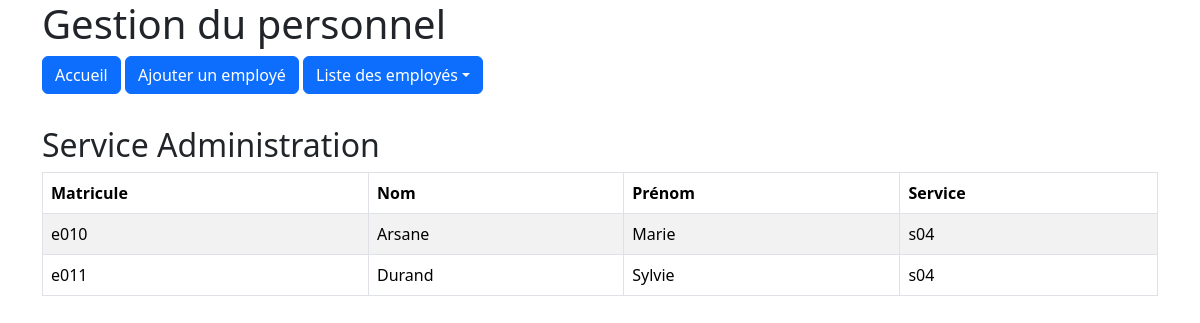
Page /empsce/index.php?service=s04&page=listeEmployes on the committed database.
### tables this page shows
CREATE TABLE `service` (
  `sce_code` char(3) NOT NULL,
  `sce_designation` varchar(50) DEFAULT NULL
);

CREATE TABLE `employe` (
  `emp_matricule` char(4) NOT NULL,
  `emp_nom` varchar(50) DEFAULT NULL,
  `emp_prenom` varchar(50) DEFAULT NULL,
  `emp_service` char(3) DEFAULT NULL
);

### empsce/controleurs/C_consulterEmployes.php (called while the page is built, shortened)
<?php
require_once "modeles/M_service.php";
require_once "modeles/M_employe.php";
class C_consulterEmployes
{
    private $data;
    private $modeleEmploye;
    private $modeleService;
    public function __construct()
    {
        $this->data = array();
        $this->modeleService= new M_service();
        $this->modeleEmploye = new M_employe();
    }
    public function action_listeEmployes($codeService)
    {
        if ($codeService=="all")
        {
            $this->data['leService']=null;
            $this->data['lesEmployes'] = $this->modeleEmploye->GetListe();
        }
        else
        {
            $this->data['leService']=$this->modeleService->GetService($codeService);
            $this->data['lesEmployes'] = $this->modeleEmploye->GetListeService($codeService);
        }
        require_once "vues/v_listeEmployes.php";
    }
}
?>

### empsce/metiers/Service.php (called while the page is built, shortened)
<?php
    class Service
    {
        private  $sce_designation;
        public function __construct($code,$designation)
        {
            $this->sce_designation=$designation;
        }
        public function GetDesignation()
        {
            return $this->sce_designation;
        }
    }
?>

### empsce/modeles/M_generique.php (called while the page is built, shortened)
<?php
    class M_generique
    {
        private $cnx;
        public function GetCnx()
        {
            return $this->cnx;
        }
        public function Connexion()
        {
            $this->cnx=mysqli_connect("127.0.0.1","root","","empsce1");
            mysqli_set_charset($this->cnx,"utf8");
        }
    }
?>

### empsce/modeles/M_service.php (called while the page is built, shortened)
<?php
    require_once"M_generique.php";
    require_once"metiers/Service.php";
    class M_service extends M_generique
    {
        public function GetService($code)
        {
            $resultat=null;
            $req="select * from service where sce_code ='".$code."'";
            $res=mysqli_query($this->GetCnx(),$req);
            $ligne=mysqli_fetch_assoc($res);
            while ($ligne)
            {
                $sce=new Service($ligne["sce_code"],$ligne["sce_designation"]);
                $resultat[]=$sce;
                $ligne = mysqli_fetch_assoc($res);
            }
            return $resultat;
        }
    }
?>

### empsce/metiers/Employe.php (called while the page is built)
<?php
    class Employe
    {
        private  $emp_matricule;
        private  $emp_nom;
        private  $emp_prenom;
        private  $emp_service;
        public function __construct($matricule,$nom,$prenom,$service)
        {
            $this->emp_matricule=$matricule;
            $this->emp_nom=$nom;
            $this->emp_prenom=$prenom;
            $this->emp_service=$service;
        }
        public function GetMatricule()
        {
            return $this->emp_matricule;
        }
        public function GetNom()
        {
             return $this->emp_nom;
        }
        public function GetPrenom()
        {
             return $this->emp_prenom;
        }
        public function GetService()
        {
             return $this->emp_service;
        }
    }
?>

### empsce/modeles/M_employe.php (called while the page is built, shortened)
<?php
    require_once"M_generique.php";
    require_once"metiers/Employe.php";
    class M_employe extends M_generique
    {
        public function GetListeService($code)
        {
            $resultat=array();
            $req="select * from employe where emp_service ='".$code."'";
            $res=mysqli_query($this->GetCnx(),$req);
            $ligne=mysqli_fetch_assoc($res);
            while ($ligne)
            {
                $employe=new Employe($ligne["emp_matricule"],$ligne["emp_nom"],$ligne["emp_prenom"],$ligne["emp_service"]);
                $resultat[]=$employe;
                $ligne=mysqli_fetch_assoc($res);
            }
            return $resultat;
        }
    }
?>

### empsce/vues/v_listeEmployes.php (the view, shortened to what this page needs)
<?php include_once ('v_entete.php');?>
<div class="container">
<?php
    if (is_null($this->data['leService']))
    {
        echo '<h2>Tous les services</h2>';
    }
    else
    {
        echo '<h2>Service '.$this->data['leService'][0]->GetDesignation().'</h2>';
    }
?>
<table class="table table-striped table-bordered">
    <thead>
        <tr>
            <th>Matricule</th>
            <th>Nom</th>
            <th>Prénom</th>
            <th>Service</th>
        </tr>
    </thead>
<tbody>
<?php
    foreach ($this->data['lesEmployes'] as $unEmploye)
    {
        echo '<tr>';
        echo '<td>' . $unEmploye->GetMatricule() . '</td>';
        echo '<td>' . $unEmploye->GetNom() . '</td>';
        echo '<td>' . $unEmploye->GetPrenom() . '</td>';
        echo '<td>' . $unEmploye->GetService() . '</td>';
        echo '</tr>';
    }
?>
</body>
<?php include_once ('v_piedPage.php'); ?>

### rows in the picture
service: sce_designation "Administration"
employe: emp_matricule "e010", emp_nom "Arsane", emp_prenom "Marie", emp_service "s04"
employe: emp_matricule "e011", emp_nom "Durand", emp_prenom "Sylvie", emp_service "s04"
